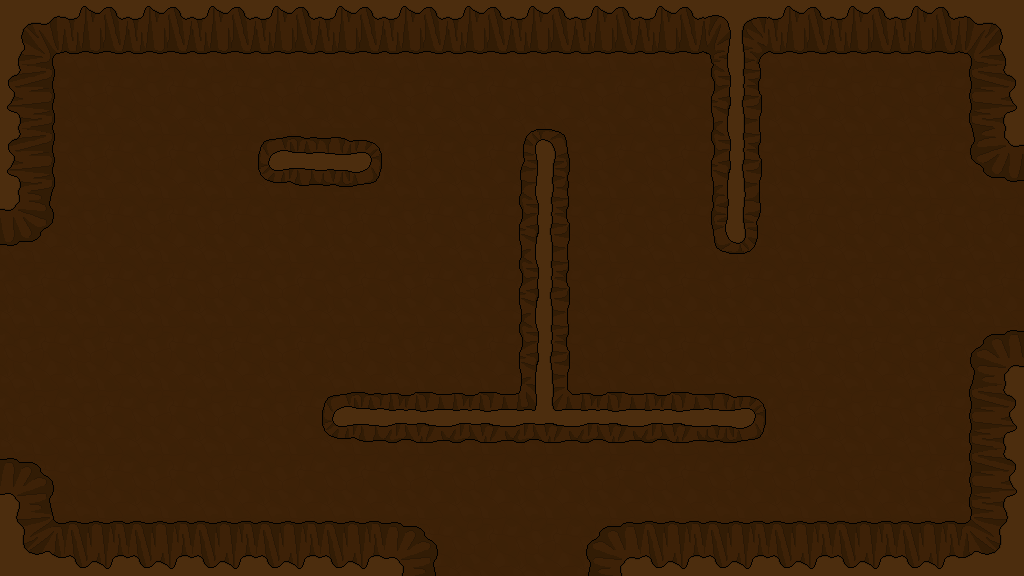

This is a level from a 2D game, rendered from its Tiled map with the project's own tilesets. A one-line summary and the complete map file follow:
An orthogonal 16x9 tile map with 64x64 px tiles, 1 tile layer (Tile Layer 1).

<map version="1.0" orientation="orthogonal" width="16" height="9" tilewidth="64" tileheight="64">
 <tileset firstgid="1" name="backgroundTiles" tilewidth="64" tileheight="64">
  <image source="../backgroundTiles.png" width="12480" height="64" />
 </tileset>
 <layer name="Tile Layer 1" width="16" height="9">
  <data encoding="csv">
151,152,11,152,11,11,11,11,11,11,11,165,11,11,11,153,
158,6,6,6,6,6,6,6,6,6,6,168,6,6,6,14,
158,6,6,6,170,185,6,6,167,6,6,168,6,6,6,157,
154,6,6,6,6,6,6,6,168,6,6,176,6,6,6,6,
6,6,6,6,6,6,6,6,168,6,6,6,6,6,6,6,
6,6,6,6,6,6,184,6,168,6,6,6,6,6,6,156,
6,6,6,6,6,170,173,173,171,173,173,185,6,6,6,14,
155,6,6,6,6,6,6,6,6,6,6,6,6,6,6,14,
159,160,160,160,160,160,155,6,6,156,160,160,160,160,160,162
</data>
 </layer>
</map>
